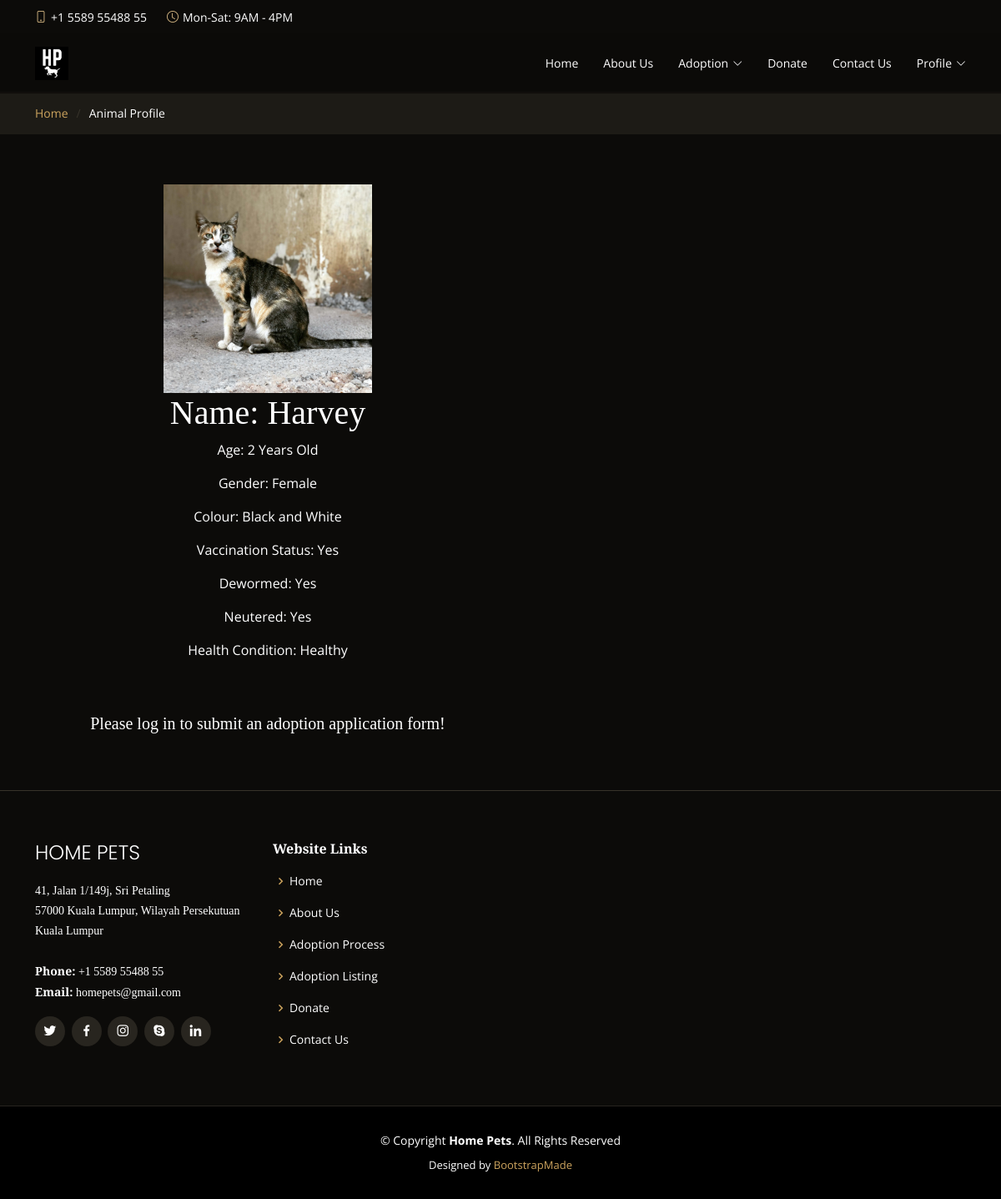
Page /animalProfile.php?id=4 on the committed database.
### tables this page shows
CREATE TABLE `animal` (
  `id` int(11) NOT NULL,
  `animalName` varchar(100) NOT NULL,
  `animalType` varchar(100) NOT NULL,
  `gender` varchar(10) NOT NULL,
  `age` varchar(100) NOT NULL,
  `colour` varchar(100) NOT NULL,
  `vaccinated` varchar(10) NOT NULL,
  `dewormed` varchar(10) NOT NULL,
  `neutered` varchar(10) NOT NULL,
  `animalCondition` varchar(100) NOT NULL,
  `imgType` varchar(5) NOT NULL
);

### animalProfile.php (the view, shortened to what this page needs)
<?php
  $id = intval($_GET['id']);
?>
<!DOCTYPE html>
<html lang="en">
<head>
  <link href="assets/vendor/animate.css/animate.min.css" rel="stylesheet">
  <link href="assets/vendor/aos/aos.css" rel="stylesheet">
  <link href="assets/vendor/bootstrap/css/bootstrap.min.css" rel="stylesheet">
  <link href="assets/vendor/bootstrap-icons/bootstrap-icons.css" rel="stylesheet">
  <link href="assets/vendor/boxicons/css/boxicons.min.css" rel="stylesheet">
  <link href="assets/vendor/glightbox/css/glightbox.min.css" rel="stylesheet">
  <link href="assets/vendor/swiper/swiper-bundle.min.css" rel="stylesheet">
  <link href="assets/css/style.css" rel="stylesheet">
</head>
<body>
  <div id="topbar" class="d-flex align-items-center fixed-top">
    <div class="container d-flex justify-content-center justify-content-md-between">
      <div class="contact-info d-flex align-items-center">
        <i class="bi bi-phone d-flex align-items-center"><span>+1 5589 55488 55</span></i>
        <i class="bi bi-clock d-flex align-items-center ms-4"><span> Mon-Sat: 9AM - 4PM</span></i>
      </div>
    </div>
  </div>
  <header id="header" class="fixed-top d-flex align-items-center">
    <div class="container-fluid container-xl d-flex align-items-center justify-content-lg-between">
      <a href="main.php" class="logo me-auto me-lg-0"><img src="assets/img/logo.png" alt="" class="img-fluid"></a>
      <nav id="navbar" class="navbar order-last order-lg-0">
        <ul>
          <li><a class="nav-link scrollto" href="main.php">Home</a></li>
          <li><a class="nav-link scrollto" href="aboutUs.php">About Us</a></li>
          <li class="dropdown"><a href="#"><span>Adoption</span> <i class="bi bi-chevron-down"></i></a>
          </li>
          <li><a class="nav-link scrollto" href="donate.php">Donate</a></li>
          <li><a class="nav-link scrollto" href="contactUs.php">Contact Us</a></li>
              <li class='dropdown'><a href='#'><span>Profile</span> <i class='bi bi-chevron-down'></i></a>
          </li>
        </ul>
      </nav>
    </div>
  </header>
  <main id="main">
    <section class="breadcrumbs">
      <div class="container">
        <div class="d-flex justify-content-between align-items-center">
          <ol>
            <li><a href="main.php">Home</a></li>
            <li>Animal Profile</li>
          </ol>
        </div>
      </div>
    </section>
  </main>
  <section id="contact" class="contact">
    <div class="container" data-aos="fade-up">
        <?php
            $conn = mysqli_connect("localhost", "root", "", "hpusers");
            $sql = ("SELECT * FROM animal WHERE id = $id");
            $result = $conn->query($sql);
            if ($result->num_rows > 0) {
            while($row = $result->fetch_assoc()) {
                echo "<div class='col-lg-6' style = 'text-align: center;'>";
                echo "<img src='assets/img/animals/" . $row["animalName"] . "." . $row["imgType"] . "' height = '250px' width = '250px' >";
                echo "<h1>Name: " . $row["animalName"] . "</h1>";
                echo "<p>Age: " . $row["age"] . "</p>";
                echo "<p>Gender: " . $row["gender"] . "</p>";
                echo "<p>Colour: " . $row["colour"] . "</p>";
                echo "<p>Vaccination Status: " . $row["vaccinated"] . "</p>";
                echo "<p>Dewormed: " . $row["dewormed"] . "</p>";
                echo "<p>Neutered: " . $row["neutered"] . "</p>";
                echo "<p>Health Condition: " . $row["animalCondition"] . "</p>";
                echo "<br><br><h5>Please log in to submit an adoption application form!</h5>";
            }
            }
            else {
              echo "0 results";
            }
        ?>
    </div>
</section>
<footer id="footer">
    <div class="footer-top">
      <div class="container">
        <div class="row">
          <div class="col-lg-3 col-md-6">
            <div class="footer-info">
              <h3>Home Pets</h3>
              <p>
                41, Jalan 1/149j, Sri Petaling<br>
                57000 Kuala Lumpur, Wilayah Persekutuan Kuala Lumpur<br><br>
                <strong>Phone:</strong> +1 5589 55488 55<br>
                <strong>Email:</strong> homepets@gmail.com<br>
              </p>
              <div class="social-links mt-3">
                <a href="#" class="twitter"><i class="bx bxl-twitter"></i></a>
                <a href="#" class="facebook"><i class="bx bxl-facebook"></i></a>
                <a href="#" class="instagram"><i class="bx bxl-instagram"></i></a>
                <a href="#" class="google-plus"><i class="bx bxl-skype"></i></a>
                <a href="#" class="linkedin"><i class="bx bxl-linkedin"></i></a>
              </div>
            </div>
          </div>
          <div class="col-lg-2 col-md-6 footer-links">
            <h4>Website Links</h4>
            <ul>
            <li><i class="bx bx-chevron-right"></i> <a href="main.php">Home</a></li>
              <li><i class="bx bx-chevron-right"></i> <a href="#">About Us</a></li>
              <li><i class="bx bx-chevron-right"></i> <a href="adoptionProcess.php">Adoption Process</a></li>
              <li><i class="bx bx-chevron-right"></i> <a href="adoptionListing.php">Adoption Listing</a></li>
              <li><i class="bx bx-chevron-right"></i> <a href="donate.php">Donate</a></li>
              <li><i class="bx bx-chevron-right"></i> <a href="contactUs.php">Contact Us</a></li>
            </ul>
          </div>
        </div>
      </div>
    </div>
    <div class="container">
      <div class="copyright">
        &copy; Copyright <strong><span>Home Pets</span></strong>. All Rights Reserved
      </div>
      <div class="credits">
        Designed by <a href="https://bootstrapmade.com/">BootstrapMade</a>
      </div>
    </div>
  </footer>
</body>
</html>

### assets/css/style.css (style rules this page uses)
body { font-family: "Open Sans", sans-serif; background: #0c0b09; color: #fff; }
a { color: #cda45e; text-decoration: none; }
h1, h2, h3, h4, h5, h6 { font-family: "Playfair Display", serif; }
#topbar { height: 40px; font-size: 14px; transition: all 0.5s; z-index: 996; }
#topbar .contact-info i { font-style: normal; color: #d9ba85; }
#topbar .contact-info i span { padding-left: 5px; color: #fff; }
#header { background: rgba(12, 11, 9, 0.6); border-bottom: 1px solid rgba(12, 11, 9, 0.6); transition: all 0.5s; z-index: 997; padding: 15px 0; top: 40px; }
#header .logo { font-size: 28px; margin: 0; padding: 0; line-height: 1; font-weight: 300; letter-spacing: 1px; text-transform: uppercase; font-family: "Poppins", sans-serif; }
#header .logo img { max-height: 40px; }
.navbar { padding: 0; }
.navbar ul { margin: 0; padding: 0; display: flex; list-style: none; align-items: center; }
.navbar li { position: relative; }
.navbar a { display: flex; align-items: center; justify-content: space-between; padding: 10px 0 10px 30px; color: #fff; white-space: nowrap; transition: 0.3s; font-size: 14px; }
.navbar a i { font-size: 12px; line-height: 0; margin-left: 5px; }
section { padding: 60px 0; overflow: hidden; }
.breadcrumbs { padding: 15px 0; background: #1d1b16; margin-top: 110px; }
.breadcrumbs ol { display: flex; flex-wrap: wrap; list-style: none; padding: 0; margin: 0; font-size: 14px; }
.breadcrumbs ol li + li { padding-left: 10px; }
.breadcrumbs ol li + li::before { display: inline-block; padding-right: 10px; color: #37332a; content: "/"; }
#footer { background: black; padding: 0 0 30px 0; color: #fff; font-size: 14px; }
#footer .footer-top { background: #0c0b09; border-top: 1px solid #37332a; border-bottom: 1px solid #28251f; padding: 60px 0 30px 0; }
#footer .footer-top .footer-info { margin-bottom: 30px; }
#footer .footer-top .footer-info h3 { font-size: 24px; margin: 0 0 20px 0; padding: 2px 0 2px 0; line-height: 1; font-weight: 300; text-transform: uppercase; font-family: "Poppins", sans-serif; }
#footer .footer-top .footer-info p { font-size: 14px; line-height: 24px; margin-bottom: 0; font-family: "Playfair Display", serif; color: #fff; }
#footer .footer-top .social-links a { font-size: 18px; display: inline-block; background: #28251f; color: #fff; line-height: 1; padding: 8px 0; margin-right: 4px; border-radius: 50%; text-align: center; width: 36px; height: 36px; transition: 0.3s; }
#footer .footer-top h4 { font-size: 16px; font-weight: 600; color: #fff; position: relative; padding-bottom: 12px; }
#footer .footer-top .footer-links { margin-bottom: 30px; }
#footer .footer-top .footer-links ul { list-style: none; padding: 0; margin: 0; }
#footer .footer-top .footer-links ul i { padding-right: 2px; color: #cda45e; font-size: 18px; line-height: 1; }
#footer .footer-top .footer-links ul li { padding: 10px 0; display: flex; align-items: center; }
#footer .footer-top .footer-links ul li:first-child { padding-top: 0; }
#footer .footer-top .footer-links ul a { color: #fff; transition: 0.3s; display: inline-block; line-height: 1; }
#footer .copyright { text-align: center; padding-top: 30px; }
#footer .credits { padding-top: 10px; text-align: center; font-size: 13px; color: #fff; }

### rows in the picture
animal: animalName (picture), animalName "Harvey", age "2 Years Old", gender "Female", colour "Black and White", vaccinated "Yes", dewormed "Yes", neutered "Yes", animalCondition "Healthy"
